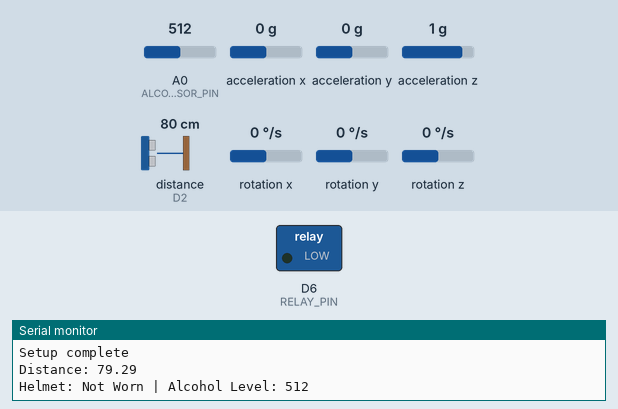
A sketch run on a simulated ESP8266 (NodeMCU). Parts: switched loads named in the sketch (green lamp = pin HIGH), the last lines printed to the serial monitor. Wiring (inferred from the names in the program): ultrasonic range finder: trigger D1; echo D2. The test bench sets the inputs (shaded band); at power-on: distance to the obstacle (sensor on D2) 80 cm, A0 (ALCOHOL_SENSOR_PIN) = 512, acceleration x 0 g, acceleration y 0 g, acceleration z 1 g, rotation x 0 °/s, rotation y 0 °/s, rotation z 0 °/s. The echo pulse lasts 58.3 µs per cm; WiFi joins after 1.5 s; servers stay silent unless stated; pins used as bus, display or sensor lines are not drawn.

Above: at 2.7 s.
2.8 s: distance to the obstacle (sensor on D2) set to 12 cm
8.0 s: distance to the obstacle (sensor on D2) set to 9 cm
At 13.7 s:
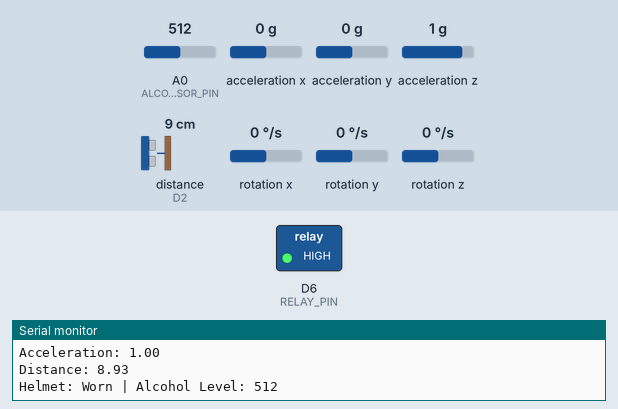
14.0 s: A0 (ALCOHOL_SENSOR_PIN) set to 991
19.7 s: A0 (ALCOHOL_SENSOR_PIN) set to 1009
At 25.7 s:
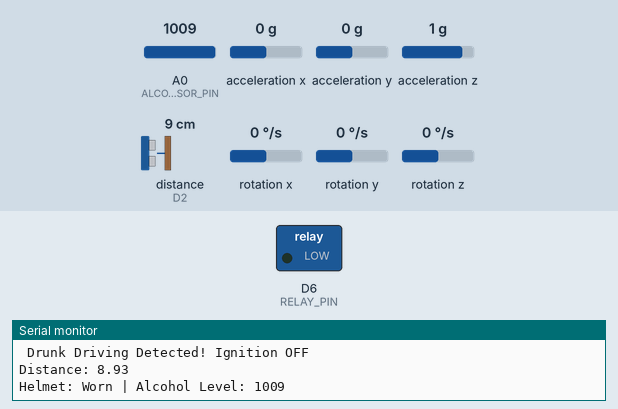
26.0 s: A0 (ALCOHOL_SENSOR_PIN) set to 990
At 31.7 s:
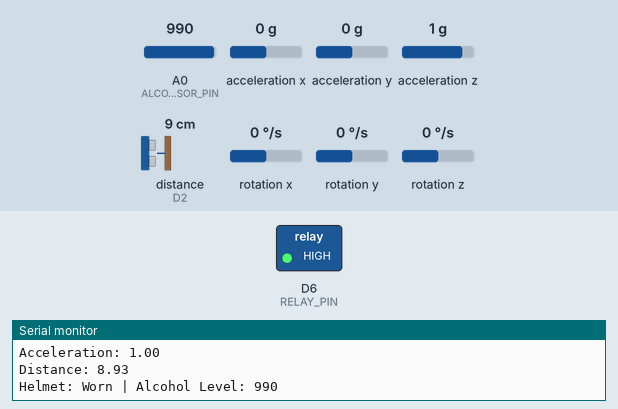
32.0 s: A0 (ALCOHOL_SENSOR_PIN) set to 1010
At 37.9 s:
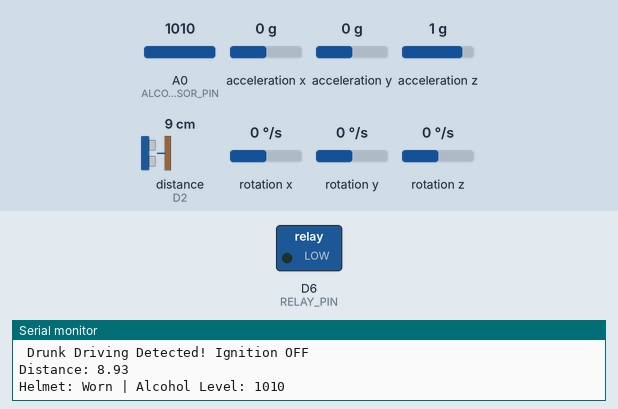
Timing chart, 0 to 39.0 s (numbered marks = the images above; inputs shaded):
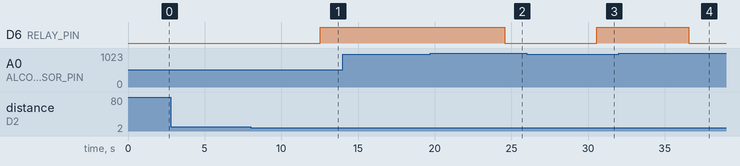

Measured:
- the behaviour switches between 11 and 10 cm on distance to the obstacle (sensor on D2) (found by bisection; images 0 and 1)
- the behaviour switches between 1000 and 1001 on A0 (ALCOHOL_SENSOR_PIN) (found by bisection; images 1 and 2)
- after the input at 8.0 s, D6 (RELAY_PIN): LOW → HIGH after 4.6 s
- after the input at 19.7 s, D6 (RELAY_PIN): HIGH → LOW after 4.9 s
- after the input at 26.0 s, D6 (RELAY_PIN): LOW → HIGH after 4.6 s
- after the input at 32.0 s, D6 (RELAY_PIN): HIGH → LOW after 4.6 s

The sketch:

saferide.ino
```cpp
#include <ESP8266WiFi.h>
#include <ESP8266WebServer.h>
#include <Wire.h>
#include <MPU6050.h>
#include <TinyGPS++.h>
#include <SoftwareSerial.h>
#include <ArduinoJson.h>

// Pin Definitions
#define TRIG_PIN D1
#define ECHO_PIN D2
#define ALCOHOL_SENSOR_PIN A0
#define RELAY_PIN D6
#define MPU_SDA D3
#define MPU_SCL D4
#define GPS_RX D5  // Use D5 for RX
#define GPS_TX D7  // Use D7 for TX

// WiFi credentials
const char* ssid = "THAKKALI";
const char* password = "Mace@2026";

// Thresholds
const float alcoholThreshold = 1000;
const float crashThreshold = 1.15;

// Global Variables
bool isHelmetOn = false;
bool isDrunk = false;
bool crashDetected = false;

// Objects
MPU6050 mpu;
TinyGPSPlus gps;
SoftwareSerial gpsSerial(GPS_RX, GPS_TX);  // TX of GPS -> RX pin (D5), RX of GPS -> TX pin (D7)
ESP8266WebServer server(80);

void setup() {
  Serial.begin(9600);
  gpsSerial.begin(9600);

  pinMode(TRIG_PIN, OUTPUT);
  pinMode(ECHO_PIN, INPUT);
  pinMode(ALCOHOL_SENSOR_PIN, INPUT);
  pinMode(RELAY_PIN, OUTPUT);

  Wire.begin(MPU_SDA, MPU_SCL);
  mpu.initialize();

  connectToWiFi();

  server.on("/data", HTTP_GET, handleDataRequest);
  server.on("/data", HTTP_OPTIONS, handleOptions);
  server.enableCORS(true);
  server.begin();

  Serial.println("Setup complete");
}

void loop() {
  server.handleClient();

  isHelmetOn = checkHelmet();
  int alcoholLevel = analogRead(ALCOHOL_SENSOR_PIN);

  Serial.print("Helmet: ");
  Serial.print(isHelmetOn ? "Worn " : "Not Worn ");
  Serial.print("| Alcohol Level: ");
  Serial.println(alcoholLevel);
  delay(2000);

  if (isHelmetOn) {
    if (alcoholLevel > alcoholThreshold) {
      Serial.println(" Drunk Driving Detected! Ignition OFF");
      isDrunk = true;
      digitalWrite(RELAY_PIN, LOW);
    } else {
      isDrunk = false;
      digitalWrite(RELAY_PIN, HIGH);
      checkAccident();
    }
  } else {
    Serial.println(" Helmet Not Worn! Ignition OFF");
    digitalWrite(RELAY_PIN, LOW);
  }

  delay(1000);
}

void handleDataRequest() {
  server.sendHeader("Access-Control-Allow-Origin", "*");
  server.sendHeader("Access-Control-Allow-Methods", "GET, POST, OPTIONS");
  server.sendHeader("Access-Control-Allow-Headers", "Origin, X-Requested-With, Content-Type, Accept");
  server.sendHeader("Access-Control-Max-Age", "86400");
  server.sendHeader("Content-Type", "application/json");
  server.sendHeader("Connection", "keep-alive");

  StaticJsonDocument<512> doc;

  int16_t ax, ay, az;
  mpu.getAcceleration(&ax, &ay, &az);

  doc["timestamp"] = millis();
  doc["status"] = "OK";

  JsonObject sensorData = doc.createNestedObject("sensorData");
  sensorData["accelerationX"] = ax / 16384.0;
  sensorData["accelerationY"] = ay / 16384.0;
  sensorData["accelerationZ"] = az / 16384.0;
  sensorData["alcoholLevel"] = analogRead(ALCOHOL_SENSOR_PIN);
  sensorData["isHelmetOn"] = isHelmetOn;
  sensorData["isDrunk"] = isDrunk;
  sensorData["crashDetected"] = crashDetected;

  String response;
  serializeJson(doc, response);
  server.send(200, "application/json", response);
}

void handleOptions() {
  server.sendHeader("Access-Control-Allow-Origin", "*");
  server.sendHeader("Access-Control-Allow-Methods", "GET, POST, OPTIONS");
  server.sendHeader("Access-Control-Allow-Headers", "Origin, X-Requested-With, Content-Type, Accept");
  server.sendHeader("Access-Control-Max-Age", "86400");
  server.send(204);
}

bool checkHelmet() {
  digitalWrite(TRIG_PIN, LOW);
  delayMicroseconds(2);
  digitalWrite(TRIG_PIN, HIGH);
  delayMicroseconds(10);
  digitalWrite(TRIG_PIN, LOW);

  long duration = pulseIn(ECHO_PIN, HIGH, 30000);
   if (duration == 0) {
    Serial.println("No echo received (Helmet Sensor Issue)");
    return false;
  }

  float distance = duration * 0.034 / 2;
  Serial.print("Distance: ");
  Serial.println(distance);

  return (distance < 10);
}

void checkAccident() {
  if (crashDetected) return;

  int16_t ax, ay, az;
  mpu.getAcceleration(&ax, &ay, &az);
  float acceleration = sqrt(ax * ax + ay * ay + az * az) / 16384.0;

  Serial.print("Acceleration: ");
  Serial.println(acceleration);
  if (acceleration > crashThreshold) {
    Serial.println("🚨 CRASH DETECTED! 🚨");
    crashDetected = true;
    sendCrashLocation();
  }
}

void sendCrashLocation() {
  Serial.println("Getting GPS data...");
  unsigned long start = millis();
  while (gpsSerial.available() > 0 && millis() - start < 2000) {
    gps.encode(gpsSerial.read());
  }

  if (gps.location.isValid()) {
    Serial.print("Location: ");
    Serial.print(gps.location.lat(), 6);
    Serial.print(", ");
    Serial.println(gps.location.lng(), 6);
    Serial.println("Google Maps: https://maps.google.com/?q=" + String(gps.location.lat(), 6) + "," + String(gps.location.lng(), 6));
  } else {
    Serial.println("Location not available");
  }
}

void connectToWiFi() {
  WiFi.mode(WIFI_STA);
  WiFi.begin(ssid, password);
  Serial.print("Connecting to WiFi");

  int attempts = 0;
  while (WiFi.status() != WL_CONNECTED && attempts < 20) {
    delay(500);
    Serial.print(".");
    attempts++;
  }

  if (WiFi.status() == WL_CONNECTED) {
    Serial.println("\nWiFi connected");
    Serial.print("IP: ");
    Serial.println(WiFi.localIP());
  } else {
    Serial.println("\nWiFi failed. Restarting...");
    ESP.restart();
  }
}
```
